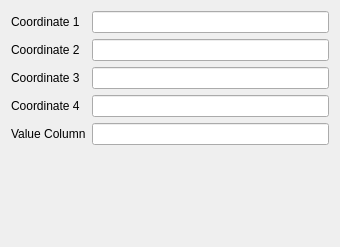
<ui version="4.0" >
 <class>TableToSparseArrayPanel</class>
 <widget class="QWidget" name="TableToSparseArrayPanel" >
  <property name="geometry" >
   <rect>
    <x>0</x>
    <y>0</y>
    <width>340</width>
    <height>247</height>
   </rect>
  </property>
  <property name="windowTitle" >
   <string>Form</string>
  </property>
  <layout class="QGridLayout" >
   <item row="0" column="0" >
    <widget class="QLabel" name="label_6" >
     <property name="text" >
      <string>Coordinate 1</string>
     </property>
    </widget>
   </item>
   <item row="0" column="1" >
    <widget class="QLineEdit" name="coordinateColumn1" />
   </item>
   <item row="1" column="0" >
    <widget class="QLabel" name="label_7" >
     <property name="text" >
      <string>Coordinate 2</string>
     </property>
    </widget>
   </item>
   <item row="1" column="1" >
    <widget class="QLineEdit" name="coordinateColumn2" />
   </item>
   <item row="2" column="0" >
    <widget class="QLabel" name="label_8" >
     <property name="text" >
      <string>Coordinate 3</string>
     </property>
    </widget>
   </item>
   <item row="2" column="1" >
    <widget class="QLineEdit" name="coordinateColumn3" />
   </item>
   <item row="3" column="0" >
    <widget class="QLabel" name="label" >
     <property name="text" >
      <string>Coordinate 4</string>
     </property>
    </widget>
   </item>
   <item row="3" column="1" >
    <widget class="QLineEdit" name="coordinateColumn4" />
   </item>
   <item row="4" column="0" >
    <widget class="QLabel" name="label_2" >
     <property name="text" >
      <string>Value Column</string>
     </property>
    </widget>
   </item>
   <item row="4" column="1" >
    <widget class="QLineEdit" name="valueColumn" />
   </item>
   <item row="5" column="1" >
    <spacer>
     <property name="orientation" >
      <enum>Qt::Vertical</enum>
     </property>
     <property name="sizeHint" >
      <size>
       <width>128</width>
       <height>31</height>
      </size>
     </property>
    </spacer>
   </item>
  </layout>
 </widget>
 <resources/>
 <connections/>
</ui>
